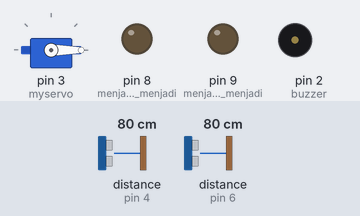
The sketch below on a simulated Arduino Uno, built with avr-gcc and run on an emulated ATmega328P. On the bench: servo, output pins drawn as LEDs (lit = HIGH), buzzer (waves = sounding, pin HIGH). Wiring (inferred from the names in the program): 2 × ultrasonic range finder: trigger pin 5, echo pin 4 / trigger pin 7, echo pin 6. Dashed ring = blinking. The inputs (shaded band) are chosen by the test bench; at power-on: distance to the obstacle (sensors on pin 6, pin 4) 80 cm. The echo pulse lasts 58.3 µs per cm; pins used as bus, display or sensor lines are not drawn.

Above: at 1.3 s.
1.4 s: distance to the obstacle (sensor on pin 6) set to 6 cm
2.9 s: distance to the obstacle (sensor on pin 6) set to 3 cm
At 3.19 s:
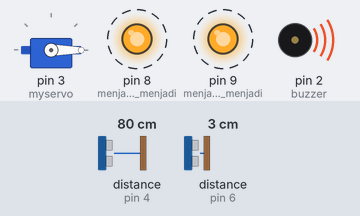
5.9 s: distance to the obstacle (sensor on pin 6) set to 9 cm
At 6.4 s:
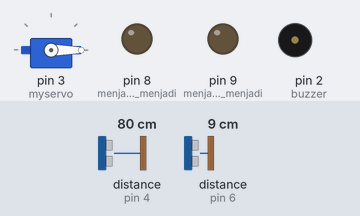
7.5 s: distance to the obstacle (sensor on pin 4) set to 32 cm
9.0 s: distance to the obstacle (sensor on pin 4) set to 26 cm
At 9.9 s:
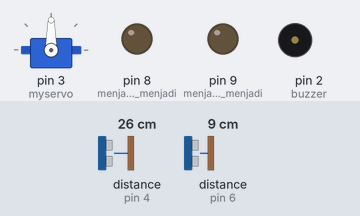
10.5 s: distance to the obstacle (sensor on pin 4) set to 35 cm
At 11.5 s:
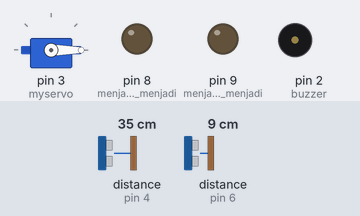
Timing chart, 0 to 13.5 s (numbered marks = the images above; inputs shaded):
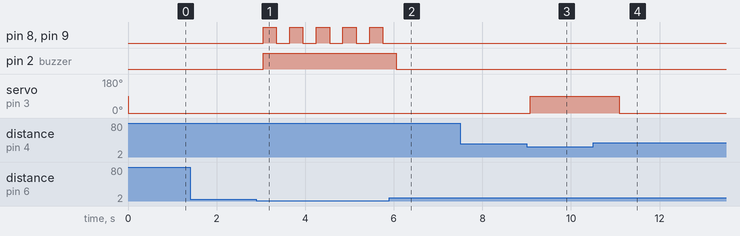

The sketch:

SMART_TRASH_BIN.ino
```cpp
//menamai objek servo sebagai pengontrol servo
#include<Servo.h>
//variabel penyimpan posisi servo
Servo myservo;
//mendefinisikan pin sensor ultrasonik 1 & 2
int pinTrig2 = 7;
int pinEcho2 = 6;
int pinTrig = 5;
int pinEcho = 4;
//mendefinisikan pin buzzer
int buzzer = 2;

void openclose()
{
  long duration, inches, cm; // durasi perjalanan sinyal ultrasonik dalam inci, sentimeter
  digitalWrite(pinTrig, LOW); // mengaktifkan pin trigger sensor ultrasonik 1 dengan memberikan sinyal LOW ke HC-SR04

  delayMicroseconds(2); //dengan delay 2 microsecond
  digitalWrite(pinTrig, HIGH); // mengaktifkan pin trigger sensor ultrasonik 1 dengan memberikan sinyal HIGH

  delayMicroseconds(10); //dengan delay 10 microsecond

  digitalWrite(pinTrig, LOW); // membaca waktu yang diperlukan sinyal ultrasonic dari sensor ultrasonik 1
  // kembali ke receiver pada sensor ultrasonik 1 dalam microsecond

 duration = pulseIn(pinEcho,HIGH); // menghitung jarak berdasarkan waktu perjalanan sinyal ultrasonik 1
 cm = duration / 29 / 2;  // ubah ke cm
 // cm = jarak
 if(cm <  30 )   // jika jarak terdeteksi sensor ultrasonik 1 kurang dari 30 cm
 {
  myservo.write(90);  //servo bergerak 90 derajat dengan arah berlawanan jarum jam
  delay(2000);  //dengan delay 2000 ms
  }
  else  // jika tidak terdeteksi lagi maka servo akan kembali ke posisi semula
  {
    myservo.write(0);
    delay(500); //dengan delay 500 ms
    }
    }
    void ligthing()
    {
      digitalWrite(buzzer,HIGH); // memberikan sinyal high pada buzzer
      digitalWrite(8,HIGH);  // memberikan sinyal high pada port/pin 8
      digitalWrite(9,HIGH);  // memberikan sinyal high pada port/pin 9
      delay(300);    // dengan delay 300 ms
      digitalWrite(8,LOW);  // memberikan sinyal low pada port/pin 8
      digitalWrite(9,LOW);  // memberikan sinyal low pada port/pin 9
      delay(300);    //  dengan delay 300
      } void setup ()
      {
        Serial.begin(9600);  // membuka serial port, kecepatan data diatur ke 9600 bps
        pinMode(pinTrig2,OUTPUT); // menjadikan pin trigger pada sensor ultrasonik 2 menjadi output
        pinMode(pinEcho2,INPUT); // menjadikan pin echo pada sensor ultrasonik 2 menjadi input
        pinMode(8,OUTPUT);  // menjadikan pin 8 menjadi output
        pinMode(9,OUTPUT);  // menjadikan pin 9 menjadi output
        pinMode(buzzer,OUTPUT);  // menjadikan buzzer menjadi output
        pinMode(pinTrig,OUTPUT); // menjadikan pin trigger menjadi output
        pinMode(pinEcho,INPUT); // menjadikan pin echo menjadi input
        myservo.attach(3);  // servo diletakkan pada pin digital 3 arduino
        }
void loop() { long duration2,distance2; // durasi perjalanan sinyal ultrasonik ke 2 dan jarak ke 2

digitalWrite(pinTrig2,LOW); // memberikan sinyal low pada pin trigger sensor ultrasonik 2

delayMicroseconds(2);  // dengan delay 2 microsecond
digitalWrite(pinTrig2,HIGH); // memberikan sinyal high pada pin trigger sensor ultrasonik 2
delayMicroseconds(10);  // dengan delay 10 microseconds
digitalWrite(pinTrig2,LOW); // memberikan sinyal low pada pin trigger sensor ultrasonik 2
digitalWrite(buzzer,LOW); // memberikan sinyal low pada buzzer
duration2 = pulseIn(pinEcho2,HIGH); // menghitung jarak 2 berdasarkan  waktu perjalanan sinyal ultrasonik 2
distance2 = duration2 /29 /2; // jarak ke 2 sama dengan durasi  ke 2, ubah ke cm
if (distance2 > 3)  // jika jarak yang dideteksi sensor ultrasonik 2 lebih besar dari 3  cm
{
openclose();   //maka akan membuka
}
else     // jika tidak
{
myservo.write(0);   // maka servo tidak bergerak
ligthing();
digitalWrite(buzzer,LOW);  // memberikan sinyal low pada buzzer
}
}
```

Measured:
- the behaviour switches between 5 and 4 cm on distance to the obstacle (sensor on pin 6) (found by bisection; images 0 and 1)
- the behaviour switches between 30 and 29 cm on distance to the obstacle (sensor on pin 4) (found by bisection; images 2 and 3)
- after the input at 1.4 s, every drawn part: stays the same
- after the input at 2.9 s, pin 8 (menjadikan_pin_8_menjadi), pin 9 (menjadikan_pin_9_menjadi): alternates HIGH for 0.30 s and LOW for 0.30 s, starting after 0.15 s; pin 2 (buzzer): LOW → HIGH after 0.15 s
- after the input at 5.9 s, pin 8 (menjadikan_pin_8_menjadi), pin 9 (menjadikan_pin_9_menjadi): stops changing and stays LOW; pin 2 (buzzer): HIGH → LOW after 0.15 s
- after the input at 7.5 s, every drawn part: stays the same
- after the input at 9.0 s, servo on pin 3 (myservo): 0° → 90° after 0.08 s
- after the input at 10.5 s, servo on pin 3 (myservo): 90° → 0° after 0.59 s
